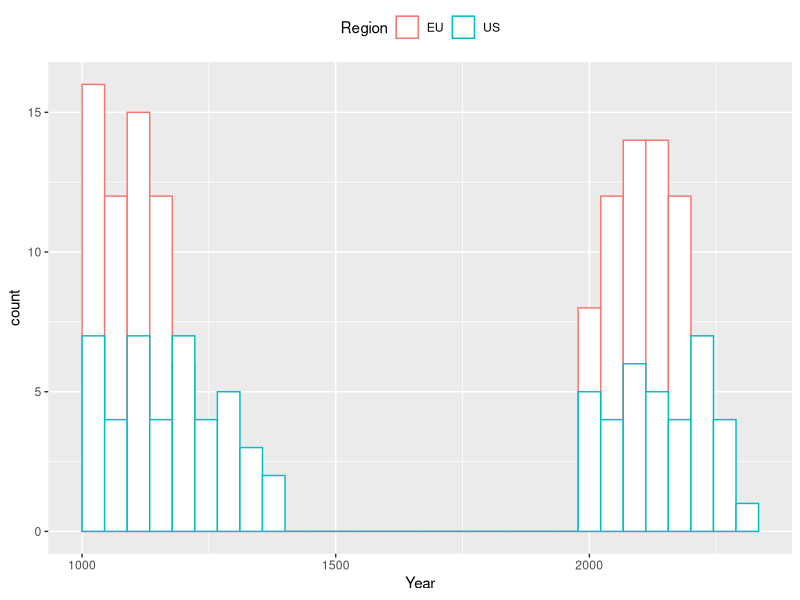
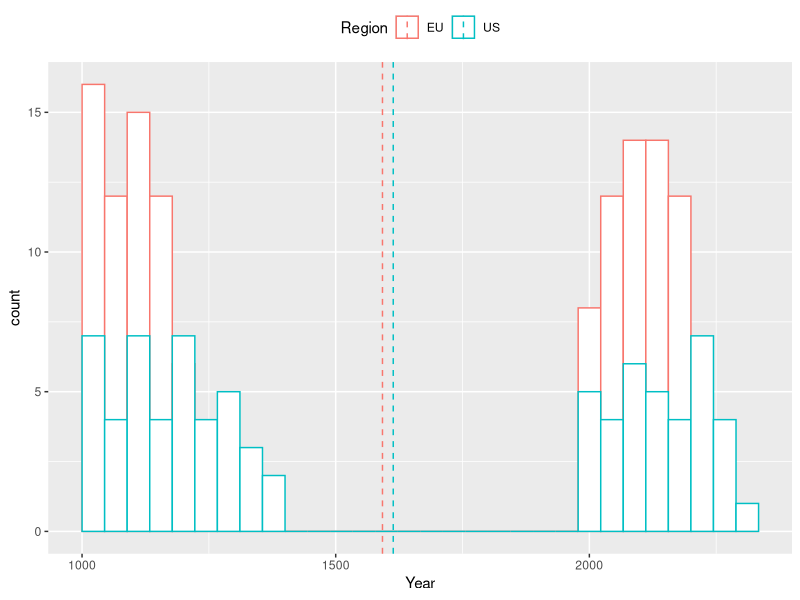

Here is the R script that generated these plots, in order: (Note: a time limit stopped this script after it produced the figures.)
#################################
# palindrom day
# 02.02.2020
# Author: Tomaz Kastrun
# Blog: tomaztsql.wordpress.com
#################################



palindrome <- function(date){
  identical(date, paste(rev(strsplit(date, "")[[1]]), collapse=""))
  
}


dd <- data.frame(seq(as.Date("1000/01/01"), as.Date("2500/01/01"), "days"))

#empty df
df_EU <- data.frame(paldate=as.character())
df_US <- data.frame(paldate=as.character())


#loop through all the dates
for (i in 1:nrow(dd)){  
  dat <- dd[i,1]
#Year Month Day format
  #dat <- format(dat, "%m%d%Y")

  #Year  Day month format
  dat <- format(dat, "%d%m%Y")
  
  if (palindrome(dat) == TRUE) {
   df_EU <- rbind(df_EU, data.frame(paldate=as.character(dat)))
    
  }
    
}

#loop through all the dates
for (i in 1:nrow(dd)){  
  dat <- dd[i,1]
  #Year Month Day format
  dat <- format(dat, "%m%d%Y")
  
  #Year  Day month format
  #dat <- format(dat, "%Y%d%m")
  
  if (palindrome(dat) == TRUE) {
    df_US <- rbind(df_US, data.frame(paldate=as.character(dat)))
    
  }
  
}

#Check nof rows
nrow(df_EU)
nrow(df_US)


## Years distribution

head(df_EU)
df_EU$Year <- as.numeric(substring(df_EU$paldate,5,8))
df_EU$Month <- as.numeric(substring(df_EU$paldate,3,4))
df_EU$Day <- as.numeric(substring(df_EU$paldate,1,2))
df_EU$Region <- "EU"

head(df_US)
df_US$Year <- as.numeric(substring(df_US$paldate,5,8))
df_US$Month <- as.numeric(substring(df_US$paldate,1,2))
df_US$Day <- as.numeric(substring(df_US$paldate,3,4))
df_US$Region <- "US"


df_EU$lastDate <- as.Date(sprintf('%s-12-31',df_EU$Year))
df_US$lastDate <- as.Date(sprintf('%s-12-31',df_US$Year))
df_EU$TheDate <- as.Date(with(df_EU, paste(Year, Month, Day,sep="-")), "%Y-%m-%d")
df_US$TheDate <- as.Date(with(df_US, paste(Year, Month, Day,sep="-")), "%Y-%m-%d")

df_EU$DaysDiff <- difftime(df_EU$lastDate, df_EU$TheDate, units = "days")
df_US$DaysDiff <- difftime(df_US$lastDate, df_US$TheDate, units = "days")




# Merge dataset
df_ALL <- data.frame(rbind(df_EU, df_US))


library(ggplot2)
library(plyr)
df_ALL_m <- ddply(df_ALL, "Region", summarise, grp.mean=mean(Year))
head(df_ALL_m)

# Interleaved histograms
ggplot(df_ALL, aes(x=Year, color=Region)) +
  geom_histogram(fill="white", position="identity")+
  theme(legend.position="top")
# Add mean lines
p<-ggplot(df_ALL, aes(x=Year, color=Region)) +
  geom_histogram(fill="white", position="identity")+
  geom_vline(data=df_ALL_m, aes(xintercept=grp.mean, color=Region),
             linetype="dashed")+
  theme(legend.position="top")
p
  
df_ALL_m_m <- ddply(df_ALL, "Region", summarise, grp.mean=median(Month))

# Interleaved histograms
ggplot(df_ALL, aes(x=Month, color=Region)) +
  geom_histogram(fill="white", position="identity")+
  theme(legend.position="top")
# Add mean lines
pm<-ggplot(df_ALL, aes(x=Month, color=Region)) +
  geom_histogram(fill="white", position="identity")+
  geom_vline(data=df_ALL_m_m, aes(xintercept=grp.mean, color=Region),
             linetype="dashed")+
  theme(legend.position="top")
pm




df_ALL_m_d <- ddply(df_ALL, "Region", summarise, grp.mean=median(Day))

# Interleaved histograms
ggplot(df_ALL, aes(x=Day, color=Region, fill=Region)) +
  geom_histogram(fill="white", position="identity")+
  theme(legend.position="top")
# Add mean lines
pd<-ggplot(df_ALL, aes(x=Day, color=Region,fill=Region)) +
  geom_histogram(fill="white", position="identity", binwidth = 2)+
  geom_vline(data=df_ALL_m_d, aes(xintercept=grp.mean, color=Region),
             linetype="dashed")+
  theme(legend.position="top")
pd

library(gridExtra)

grid.arrange(p, pm, pd, ncol = 1)


## Get distribution for the days in the year (13th day of the year, 241st day of the year, etc)

v <- ggplot(df_ALL, aes(y=DaysDiff, x=Region)) + geom_violin(trim=FALSE)  + geom_dotplot(binaxis='DaysDiff', stackdir='center', dotsize=1)

b <- ggplot(df_ALL, aes(x=Region, y=DaysDiff)) +  geom_boxplot()  
b <- b  + geom_jitter(shape=16, position=position_jitter(0.2))


grid.arrange(v, b, nrow = 1)
